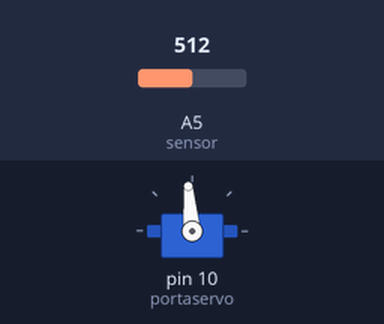
The sketch below on a simulated Arduino Uno, built with avr-gcc and run on an emulated ATmega328P. Parts: servo. The inputs (shaded band) are chosen by the test bench; at power-on: A5 (sensor) = 512.

Above: at 0.05 s.
Timing chart, 0 to 3.0 s (numbered marks = the images above):
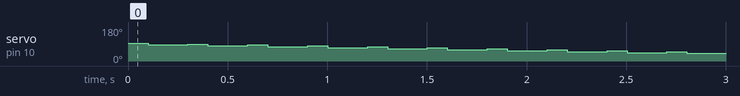

The sketch:

servomotor_Girassol.ino
```cpp
#include<Servo.h>
int portaservo = 10, ang = 90, ang1 = 0, ang2 = 0, out1 = 0, out2=0, sensor =0, e, d;

Servo s;

void setup() {
  // put your setup code here, to run once:
  Serial.begin(9600);
  s.attach(portaservo);
  s.write(ang);
}

void loop() {
  // put your main code here, to run repeatedly:
  ang1 = ang + 5;
  s.write(ang1);
  delay(100);
  e = analogRead(A5); //leitura do sensor de luminosidade

  ang2 = ang - 5;
  s.write(ang2);
  delay(100);
  d = analogRead(A5);

  if(d>e){
    ang = ang + 5;
    delay(100);
  }
  else{
    ang = ang -5;
    delay(100);
  }
}
```
